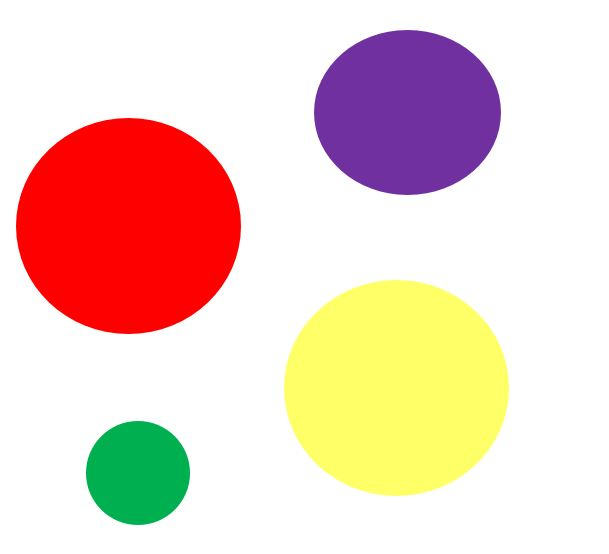
#> input picture Ch6/balls.JPG, 609 x 554 px, found by its file name
$ python Ch06_09.py   (older library calls are emulated)
#> lines starting #> are read from the running program, lines starting #| are printed output that depends on the picture; after the words box and inside, x2 and y2 are one past the last pixel; in counts of white or black regions, pixels touching at a corner belong together
import cv2
import numpy as np
upper_red = np.array([255,255,255])
upper_blue=np.array([255,255,242])
upper_green=np.array([160,48,112])
upper_yellow=np.array([103,255,255])
img = cv2.imread('balls.jpg',1)
#> img is the input picture: shape (554, 609, 3); mean B, G, R 197.7, 209.3, 237.9
gray=cv2.cvtColor(img,cv2.COLOR_BGR2GRAY)
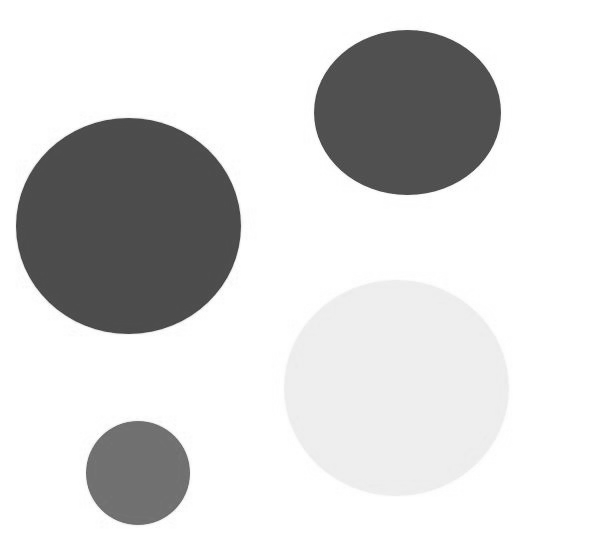
#> gray: shape (554, 609); min 55, max 255, mean 216.5
thresh = cv2.adaptiveThreshold(gray, 255, cv2.ADAPTIVE_THRESH_GAUSSIAN_C, cv2.THRESH_BINARY, 115, 1)
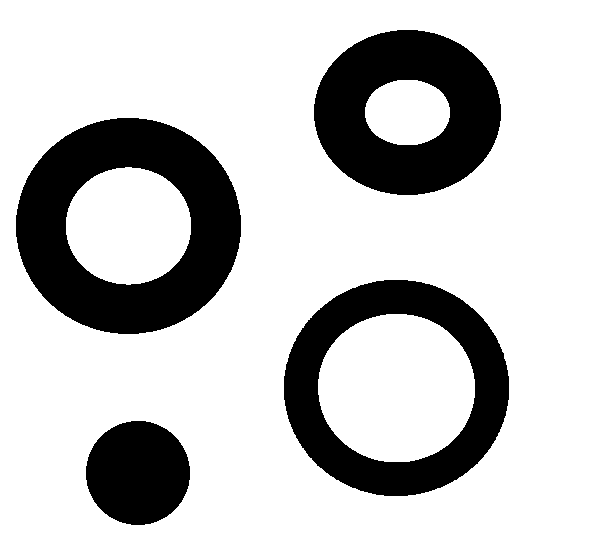
#> thresh: shape (554, 609); 77.9% white; 4 black regions
_, contours, hierarchy = cv2.findContours(thresh, cv2.RETR_TREE, cv2.CHAIN_APPROX_SIMPLE)
#> contours = 8 contours; box (x1, y1, x2, y2) and area: (0, 0, 609, 554) 336224, (283, 279, 510, 497) 38547, (15, 117, 242, 335) 38485, (313, 29, 502, 196) 24487, (318, 314, 475, 462) 18218, (66, 167, 191, 285) 11433, (85, 420, 191, 526) 8650, (365, 80, 450, 145) 4328
circle = cv2.HoughCircles(thresh,cv2.HOUGH_GRADIENT,1.5,100,param1=50,param2=30,minRadius=15,maxRadius=80)
#> circle = [[396.8, 387.8, 77.4], [420.8, 113.2, 79.05], [129.8, 225.8, 59.55], [138.8, 470.2, 54.3]]
no_circles = np.uint16(np.around(circle))
#> no_circles = [[397, 388, 77], [421, 113, 79], [130, 226, 60], [139, 470, 54]]
img2 = img.copy()
for i in no_circles[0,:]:
    centre=img2[i[0],i[1]]
    if all(centre==upper_red):
        cv2.putText(img2,'Red',(i[0],i[1]+70), 2, 0.8,(0,0,0))
    elif all(centre==upper_blue):
        cv2.putText(img2,'Blue',(i[0],i[1]+70), 2, 0.8,(0,0,0))
    elif all(centre==upper_green):
        cv2.putText(img2,'Green',(i[0],i[1]+70), 2, 0.8,(0,0,0))
    elif all(centre==upper_yellow):
        cv2.putText(img2,'Yellow',(i[0],i[1]+70), 2, 0.8,(0,0,0))
    else:
        cv2.putText(img2,'Not recognized',(i[0],i[1]+70), 2, 0.8,(0,0,0))
#> this loop made 4 passes
#> (i, centre) on passes 1 to 4: ([397, 388, 77], [103, 255, 255]), ([421, 113, 79], [255, 255, 247]), ([130, 226, 60], [255, 255, 255]), ([139, 470, 54], [160, 48, 112])
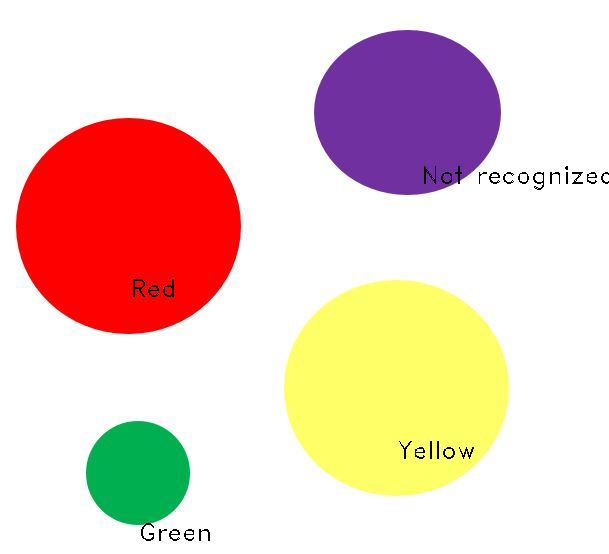
#> img2: shape (554, 609, 3); 0.43% of pixels changed, all inside (x1, y1, x2, y2) = (133, 166, 609, 541)
cv2.imshow('Color Recognition',img2)
c= cv2.waitKey(0)
#> (key q is pressed here)
if c==ord('q'):
    cv2.destroyAllWindows()
